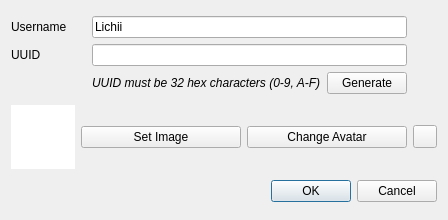
<?xml version="1.0" encoding="UTF-8"?>
<ui version="4.0">
 <class>NewUserDialog</class>
 <widget class="QDialog" name="NewUserDialog">
  <property name="geometry">
   <rect>
    <x>0</x>
    <y>0</y>
    <width>448</width>
    <height>220</height>
   </rect>
  </property>
  <property name="windowTitle">
   <string>New User</string>
  </property>
  <layout class="QGridLayout" name="gridLayout_2">
   <item row="2" column="1" colspan="3">
    <widget class="QDialogButtonBox" name="buttonBox">
     <property name="orientation">
      <enum>Qt::Orientation::Horizontal</enum>
     </property>
     <property name="standardButtons">
      <set>QDialogButtonBox::StandardButton::Cancel|QDialogButtonBox::StandardButton::Ok</set>
     </property>
    </widget>
   </item>
   <item row="1" column="2">
    <widget class="QPushButton" name="setAvatar">
     <property name="text">
      <string>Change Avatar</string>
     </property>
    </widget>
   </item>
   <item row="1" column="1">
    <widget class="QPushButton" name="selectImage">
     <property name="text">
      <string>Set Image</string>
     </property>
    </widget>
   </item>
   <item row="1" column="3">
    <widget class="QToolButton" name="revert">
     <property name="text">
      <string/>
     </property>
    </widget>
   </item>
   <item row="0" column="0" colspan="4">
    <layout class="QGridLayout" name="gridLayout">
     <item row="1" column="0">
      <widget class="QLabel" name="label">
       <property name="text">
        <string>UUID</string>
       </property>
      </widget>
     </item>
     <item row="0" column="1" colspan="2">
      <widget class="QLineEdit" name="username">
       <property name="text">
        <string>Lichii</string>
       </property>
      </widget>
     </item>
     <item row="1" column="1" colspan="2">
      <widget class="QLineEdit" name="uuid"/>
     </item>
     <item row="0" column="0">
      <widget class="QLabel" name="label_2">
       <property name="text">
        <string>Username</string>
       </property>
      </widget>
     </item>
     <item row="2" column="1">
      <widget class="QLabel" name="label_3">
       <property name="font">
        <font>
         <italic>true</italic>
        </font>
       </property>
       <property name="text">
        <string>UUID must be 32 hex characters (0-9, A-F)</string>
       </property>
      </widget>
     </item>
     <item row="2" column="2">
      <widget class="QPushButton" name="generate">
       <property name="text">
        <string>Generate</string>
       </property>
      </widget>
     </item>
     <item row="1" column="3">
      <widget class="QLabel" name="uuidVerified">
       <property name="sizePolicy">
        <sizepolicy hsizetype="Fixed" vsizetype="Preferred">
         <horstretch>0</horstretch>
         <verstretch>0</verstretch>
        </sizepolicy>
       </property>
       <property name="minimumSize">
        <size>
         <width>24</width>
         <height>0</height>
        </size>
       </property>
      </widget>
     </item>
     <item row="0" column="3">
      <widget class="QLabel" name="usernameVerified">
       <property name="text">
        <string/>
       </property>
      </widget>
     </item>
    </layout>
   </item>
   <item row="1" column="0">
    <widget class="QGraphicsView" name="image">
     <property name="sizePolicy">
      <sizepolicy hsizetype="Expanding" vsizetype="Expanding">
       <horstretch>0</horstretch>
       <verstretch>0</verstretch>
      </sizepolicy>
     </property>
     <property name="minimumSize">
      <size>
       <width>64</width>
       <height>64</height>
      </size>
     </property>
     <property name="maximumSize">
      <size>
       <width>64</width>
       <height>64</height>
      </size>
     </property>
     <property name="frameShape">
      <enum>QFrame::Shape::NoFrame</enum>
     </property>
     <property name="frameShadow">
      <enum>QFrame::Shadow::Plain</enum>
     </property>
     <property name="verticalScrollBarPolicy">
      <enum>Qt::ScrollBarPolicy::ScrollBarAlwaysOff</enum>
     </property>
     <property name="horizontalScrollBarPolicy">
      <enum>Qt::ScrollBarPolicy::ScrollBarAlwaysOff</enum>
     </property>
     <property name="interactive">
      <bool>false</bool>
     </property>
    </widget>
   </item>
  </layout>
 </widget>
 <resources/>
 <connections>
  <connection>
   <sender>buttonBox</sender>
   <signal>accepted()</signal>
   <receiver>NewUserDialog</receiver>
   <slot>accept()</slot>
   <hints>
    <hint type="sourcelabel">
     <x>248</x>
     <y>254</y>
    </hint>
    <hint type="destinationlabel">
     <x>157</x>
     <y>274</y>
    </hint>
   </hints>
  </connection>
  <connection>
   <sender>buttonBox</sender>
   <signal>rejected()</signal>
   <receiver>NewUserDialog</receiver>
   <slot>reject()</slot>
   <hints>
    <hint type="sourcelabel">
     <x>316</x>
     <y>260</y>
    </hint>
    <hint type="destinationlabel">
     <x>286</x>
     <y>274</y>
    </hint>
   </hints>
  </connection>
 </connections>
</ui>
